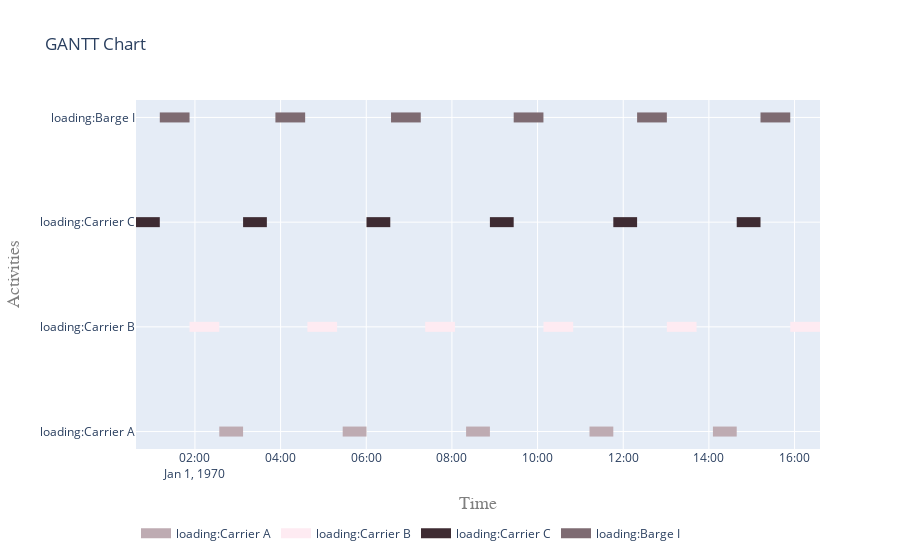

The notebook cell saved with this chart:
### Code cell
flat = pd.DataFrame(flatten(activities))
loading = list(flat[flat['ActivityName'].str.startswith('loading')]['activity'].values)
fig = get_gantt_chart(loading)

### Figure 1 — Plotly figure (JSON) as saved in the notebook; plotly's stock layout.template omitted (floating-point values rounded to 4 significant figures)
{"data": [{"connectgaps": false, "hoverinfo": "y+name", "line": {"color": "rgb(190,171,178)", "width": 10}, "mode": "lines", "name": "loading:Carrier A", "type": "scatter", "x": ["1970-01-01T02:34:07", "1970-01-01T02:34:07", "1970-01-01T03:07:27", "1970-01-01T03:07:27", "1970-01-01T03:07:27", "1970-01-01T05:27:00", "1970-01-01T05:27:00", "1970-01-01T06:00:20", "1970-01-01T06:00:20", "1970-01-01T06:00:20", "1970-01-01T08:19:53", "1970-01-01T08:19:53", "1970-01-01T08:53:13", "1970-01-01T08:53:13", "1970-01-01T08:53:13", "1970-01-01T11:12:46", "1970-01-01T11:12:46", "1970-01-01T11:46:06", "1970-01-01T11:46:06", "1970-01-01T11:46:06", "1970-01-01T14:05:39", "1970-01-01T14:05:39", "1970-01-01T14:38:59", "1970-01-01T14:38:59", "1970-01-01T14:38:59"], "y": ["loading:Carrier A", "loading:Carrier A", "loading:Carrier A", "loading:Carrier A", null, "loading:Carrier A", "loading:Carrier A", "loading:Carrier A", "loading:Carrier A", null, "loading:Carrier A", "loading:Carrier A", "loading:Carrier A", "loading:Carrier A", null, "loading:Carrier A", "loading:Carrier A", "loading:Carrier A", "loading:Carrier A", null, "loading:Carrier A", "loading:Carrier A", "loading:Carrier A", "loading:Carrier A", null]}, {"connectgaps": false, "hoverinfo": "y+name", "line": {"color": "rgb(254,235,242)", "width": 10}, "mode": "lines", "name": "loading:Carrier B", "type": "scatter", "x": ["1970-01-01T01:52:27", "1970-01-01T01:52:27", "1970-01-01T02:34:07", "1970-01-01T02:34:07", "1970-01-01T02:34:07", "1970-01-01T04:37:31", "1970-01-01T04:37:31", "1970-01-01T05:19:11", "1970-01-01T05:19:11", "1970-01-01T05:19:11", "1970-01-01T07:22:35", "1970-01-01T07:22:35", "1970-01-01T08:04:15", "1970-01-01T08:04:15", "1970-01-01T08:04:15", "1970-01-01T10:08:13", "1970-01-01T10:08:13", "1970-01-01T10:49:53", "1970-01-01T10:49:53", "1970-01-01T10:49:53", "1970-01-01T13:01:06", "1970-01-01T13:01:06", "1970-01-01T13:42:46", "1970-01-01T13:42:46", "1970-01-01T13:42:46", "1970-01-01T15:53:59", "1970-01-01T15:53:59", "1970-01-01T16:35:39", "1970-01-01T16:35:39", "1970-01-01T16:35:39"], "y": ["loading:Carrier B", "loading:Carrier B", "loading:Carrier B", "loading:Carrier B", null, "loading:Carrier B", "loading:Carrier B", "loading:Carrier B", "loading:Carrier B", null, "loading:Carrier B", "loading:Carrier B", "loading:Carrier B", "loading:Carrier B", null, "loading:Carrier B", "loading:Carrier B", "loading:Carrier B", "loading:Carrier B", null, "loading:Carrier B", "loading:Carrier B", "loading:Carrier B", "loading:Carrier B", null, "loading:Carrier B", "loading:Carrier B", "loading:Carrier B", "loading:Carrier B", null]}, {"connectgaps": false, "hoverinfo": "y+name", "line": {"color": "rgb(62,43,50)", "width": 10}, "mode": "lines", "name": "loading:Carrier C", "type": "scatter", "x": ["1970-01-01T00:37:27", "1970-01-01T00:37:27", "1970-01-01T01:10:47", "1970-01-01T01:10:47", "1970-01-01T01:10:47", "1970-01-01T03:07:27", "1970-01-01T03:07:27", "1970-01-01T03:40:47", "1970-01-01T03:40:47", "1970-01-01T03:40:47", "1970-01-01T06:00:20", "1970-01-01T06:00:20", "1970-01-01T06:33:40", "1970-01-01T06:33:40", "1970-01-01T06:33:40", "1970-01-01T08:53:13", "1970-01-01T08:53:13", "1970-01-01T09:26:33", "1970-01-01T09:26:33", "1970-01-01T09:26:33", "1970-01-01T11:46:06", "1970-01-01T11:46:06", "1970-01-01T12:19:26", "1970-01-01T12:19:26", "1970-01-01T12:19:26", "1970-01-01T14:38:59", "1970-01-01T14:38:59", "1970-01-01T15:12:19", "1970-01-01T15:12:19", "1970-01-01T15:12:19"], "y": ["loading:Carrier C", "loading:Carrier C", "loading:Carrier C", "loading:Carrier C", null, "loading:Carrier C", "loading:Carrier C", "loading:Carrier C", "loading:Carrier C", null, "loading:Carrier C", "loading:Carrier C", "loading:Carrier C", "loading:Carrier C", null, "loading:Carrier C", "loading:Carrier C", "loading:Carrier C", "loading:Carrier C", null, "loading:Carrier C", "loading:Carrier C", "loading:Carrier C", "loading:Carrier C", null, "loading:Carrier C", "loading:Carrier C", "loading:Carrier C", "loading:Carrier C", null]}, {"connectgaps": false, "hoverinfo": "y+name", "line": {"color": "rgb(126,107,114)", "width": 10}, "mode": "lines", "name": "loading:Barge I", "type": "scatter", "x": ["1970-01-01T01:10:47", "1970-01-01T01:10:47", "1970-01-01T01:52:27", "1970-01-01T01:52:27", "1970-01-01T01:52:27", "1970-01-01T03:52:45", "1970-01-01T03:52:45", "1970-01-01T04:34:25", "1970-01-01T04:34:25", "1970-01-01T04:34:25", "1970-01-01T06:34:43", "1970-01-01T06:34:43", "1970-01-01T07:16:23", "1970-01-01T07:16:23", "1970-01-01T07:16:23", "1970-01-01T09:26:33", "1970-01-01T09:26:33", "1970-01-01T10:08:13", "1970-01-01T10:08:13", "1970-01-01T10:08:13", "1970-01-01T12:19:26", "1970-01-01T12:19:26", "1970-01-01T13:01:06", "1970-01-01T13:01:06", "1970-01-01T13:01:06", "1970-01-01T15:12:19", "1970-01-01T15:12:19", "1970-01-01T15:53:59", "1970-01-01T15:53:59", "1970-01-01T15:53:59"], "y": ["loading:Barge I", "loading:Barge I", "loading:Barge I", "loading:Barge I", null, "loading:Barge I", "loading:Barge I", "loading:Barge I", "loading:Barge I", null, "loading:Barge I", "loading:Barge I", "loading:Barge I", "loading:Barge I", null, "loading:Barge I", "loading:Barge I", "loading:Barge I", "loading:Barge I", null, "loading:Barge I", "loading:Barge I", "loading:Barge I", "loading:Barge I", null, "loading:Barge I", "loading:Barge I", "loading:Barge I", "loading:Barge I", null]}], "layout": {"hovermode": "closest", "legend": {"orientation": "h", "x": 0, "y": -0.2}, "title": {"text": "GANTT Chart"}, "xaxis": {"range": ["1970-01-01T00:37:27", "1970-01-01T16:35:39"], "title": {"font": {"color": "#7f7f7f", "family": "Courier New, monospace", "size": 18}, "text": "Time"}}, "yaxis": {"title": {"font": {"color": "#7f7f7f", "family": "Courier New, monospace", "size": 18}, "text": "Activities"}}}}
